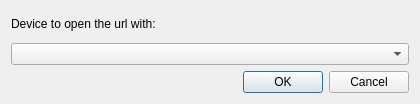
<?xml version="1.0" encoding="UTF-8"?>
<ui version="4.0">
 <class>Dialog</class>
 <widget class="QDialog" name="Dialog">
  <property name="geometry">
   <rect>
    <x>0</x>
    <y>0</y>
    <width>420</width>
    <height>104</height>
   </rect>
  </property>
  <layout class="QVBoxLayout" name="verticalLayout">
   <item>
    <layout class="QHBoxLayout" name="horizontalLayout">
     <item>
      <widget class="QLabel" name="label">
       <property name="text">
        <string>Device to open the url with:</string>
       </property>
       <property name="wordWrap">
        <bool>true</bool>
       </property>
      </widget>
     </item>
    </layout>
   </item>
   <item>
    <widget class="QComboBox" name="devicePicker"/>
   </item>
   <item>
    <widget class="QDialogButtonBox" name="buttonBox">
     <property name="orientation">
      <enum>Qt::Horizontal</enum>
     </property>
     <property name="standardButtons">
      <set>QDialogButtonBox::Cancel|QDialogButtonBox::Ok</set>
     </property>
    </widget>
   </item>
  </layout>
 </widget>
 <resources/>
 <connections>
  <connection>
   <sender>buttonBox</sender>
   <signal>accepted()</signal>
   <receiver>Dialog</receiver>
   <slot>accept()</slot>
   <hints>
    <hint type="sourcelabel">
     <x>224</x>
     <y>80</y>
    </hint>
    <hint type="destinationlabel">
     <x>157</x>
     <y>103</y>
    </hint>
   </hints>
  </connection>
  <connection>
   <sender>buttonBox</sender>
   <signal>rejected()</signal>
   <receiver>Dialog</receiver>
   <slot>reject()</slot>
   <hints>
    <hint type="sourcelabel">
     <x>292</x>
     <y>86</y>
    </hint>
    <hint type="destinationlabel">
     <x>286</x>
     <y>103</y>
    </hint>
   </hints>
  </connection>
 </connections>
</ui>
